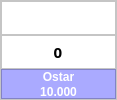
            <widget class="QFrame" name="itemFrame_8">
             <property name="maximumSize">
              <size>
               <width>117</width>
               <height>150</height>
              </size>
             </property>
             <property name="styleSheet">
              <string notr="true">background-color: rgb(255, 255, 255);</string>
             </property>
             <property name="frameShape">
              <enum>QFrame::StyledPanel</enum>
             </property>
             <property name="frameShadow">
              <enum>QFrame::Raised</enum>
             </property>
             <layout class="QVBoxLayout" name="verticalLayout_28">
              <property name="spacing">
               <number>0</number>
              </property>
              <property name="leftMargin">
               <number>0</number>
              </property>
              <property name="topMargin">
               <number>0</number>
              </property>
              <property name="rightMargin">
               <number>0</number>
              </property>
              <property name="bottomMargin">
               <number>0</number>
              </property>
              <item>
               <widget class="QFrame" name="frame_29">
                <property name="frameShape">
                 <enum>QFrame::StyledPanel</enum>
                </property>
                <property name="frameShadow">
                 <enum>QFrame::Raised</enum>
                </property>
                <layout class="QHBoxLayout" name="horizontalLayout_17">
                 <property name="spacing">
                  <number>0</number>
                 </property>
                 <property name="leftMargin">
                  <number>0</number>
                 </property>
                 <property name="topMargin">
                  <number>0</number>
                 </property>
                 <property name="rightMargin">
                  <number>0</number>
                 </property>
                 <property name="bottomMargin">
                  <number>0</number>
                 </property>
                 <item>
                  <widget class="QPushButton" name="selectBtn1_8">
                   <property name="maximumSize">
                    <size>
                     <width>153</width>
                     <height>153</height>
                    </size>
                   </property>
                   <property name="text">
                    <string/>
                   </property>
                   <property name="icon">
                    <iconset>
                     <normaloff>img/May-dong-goi-bim-bim-snack-tu-dong.png</normaloff>img/May-dong-goi-bim-bim-snack-tu-dong.png</iconset>
                   </property>
                   <property name="iconSize">
                    <size>
                     <width>60</width>
                     <height>60</height>
                    </size>
                   </property>
                   <property name="flat">
                    <bool>true</bool>
                   </property>
                  </widget>
                 </item>
                </layout>
               </widget>
              </item>
              <item>
               <widget class="QFrame" name="adjustFrame8">
                <property name="maximumSize">
                 <size>
                  <width>16777215</width>
                  <height>35</height>
                 </size>
                </property>
                <property name="frameShape">
                 <enum>QFrame::StyledPanel</enum>
                </property>
                <property name="frameShadow">
                 <enum>QFrame::Raised</enum>
                </property>
                <layout class="QHBoxLayout" name="horizontalLayout_16">
                 <property name="spacing">
                  <number>0</number>
                 </property>
                 <property name="leftMargin">
                  <number>0</number>
                 </property>
                 <property name="topMargin">
                  <number>0</number>
                 </property>
                 <property name="rightMargin">
                  <number>0</number>
                 </property>
                 <property name="bottomMargin">
                  <number>0</number>
                 </property>
                 <item>
                  <widget class="QPushButton" name="addItem1_8">
                   <property name="maximumSize">
                    <size>
                     <width>20</width>
                     <height>20</height>
                    </size>
                   </property>
                   <property name="text">
                    <string/>
                   </property>
                   <property name="icon">
                    <iconset>
                     <normaloff>img/add.png</normaloff>img/add.png</iconset>
                   </property>
                   <property name="flat">
                    <bool>true</bool>
                   </property>
                  </widget>
                 </item>
                 <item>
                  <widget class="QLabel" name="countItem1_8">
                   <property name="maximumSize">
                    <size>
                     <width>20</width>
                     <height>20</height>
                    </size>
                   </property>
                   <property name="font">
                    <font>
                     <family>MS Gothic</family>
                     <pointsize>11</pointsize>
                     <weight>75</weight>
                     <bold>true</bold>
                    </font>
                   </property>
                   <property name="text">
                    <string>0</string>
                   </property>
                   <property name="alignment">
                    <set>Qt::AlignCenter</set>
                   </property>
                  </widget>
                 </item>
                 <item>
                  <widget class="QPushButton" name="minusItem1_8">
                   <property name="maximumSize">
                    <size>
                     <width>20</width>
                     <height>20</height>
                    </size>
                   </property>
                   <property name="text">
                    <string/>
                   </property>
                   <property name="icon">
                    <iconset>
                     <normaloff>img/minus-button.png</normaloff>img/minus-button.png</iconset>
                   </property>
                   <property name="flat">
                    <bool>true</bool>
                   </property>
                  </widget>
                 </item>
                </layout>
               </widget>
              </item>
              <item>
               <widget class="QFrame" name="frame_27">
                <property name="maximumSize">
                 <size>
                  <width>16777215</width>
                  <height>30</height>
                 </size>
                </property>
                <property name="styleSheet">
                 <string notr="true">color: rgb(255, 255, 255);
background-color: rgb(170, 170, 255);</string>
                </property>
                <property name="frameShape">
                 <enum>QFrame::StyledPanel</enum>
                </property>
                <property name="frameShadow">
                 <enum>QFrame::Raised</enum>
                </property>
                <layout class="QVBoxLayout" name="verticalLayout_13">
                 <property name="spacing">
                  <number>2</number>
                 </property>
                 <property name="leftMargin">
                  <number>0</number>
                 </property>
                 <property name="topMargin">
                  <number>0</number>
                 </property>
                 <property name="rightMargin">
                  <number>0</number>
                 </property>
                 <property name="bottomMargin">
                  <number>0</number>
                 </property>
                 <item>
                  <widget class="QLabel" name="nameItem27">
                   <property name="font">
                    <font>
                     <family>Segoe UI</family>
                     <weight>75</weight>
                     <bold>true</bold>
                    </font>
                   </property>
                   <property name="text">
                    <string>Ostar</string>
                   </property>
                   <property name="alignment">
                    <set>Qt::AlignCenter</set>
                   </property>
                  </widget>
                 </item>
                 <item>
                  <widget class="QLabel" name="costItem27">
                   <property name="font">
                    <font>
                     <family>Segoe UI</family>
                     <weight>75</weight>
                     <bold>true</bold>
                    </font>
                   </property>
                   <property name="text">
                    <string>10.000</string>
                   </property>
                   <property name="alignment">
                    <set>Qt::AlignCenter</set>
                   </property>
                  </widget>
                 </item>
                </layout>
               </widget>
              </item>
             </layout>
            </widget>
